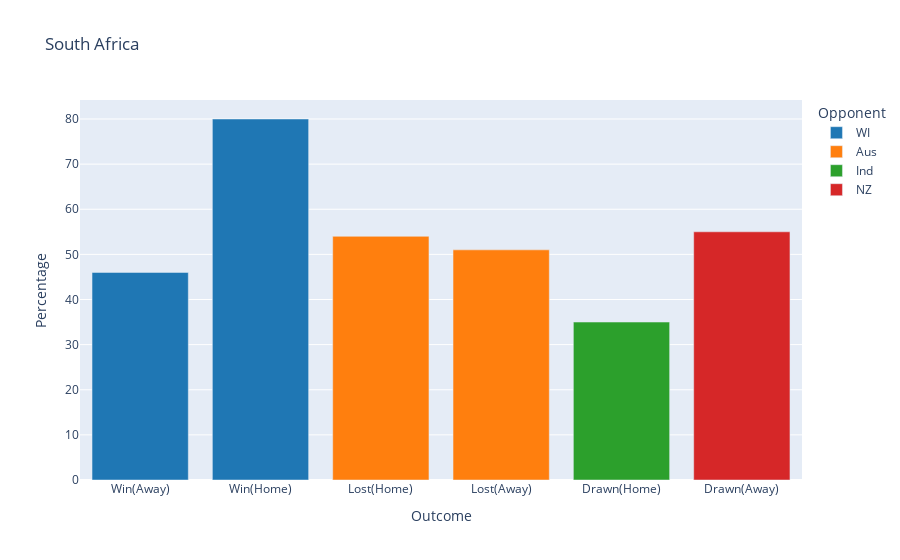

The code cell stored with this chart in its notebook:
### Code cell
px.bar(SAfricadf,x='Column',y='Percentage',color ='Opponent',color_discrete_sequence=px.colors.qualitative.D3,title='South Africa',labels={'Column':'Outcome'})

### Figure 1 — Plotly figure (JSON) as saved in the notebook; plotly's stock layout.template omitted (floating-point values rounded to 4 significant figures)
{"data": [{"alignmentgroup": "True", "hovertemplate": "Opponent=WI<br>Outcome=%{x}<br>Percentage=%{y}<extra></extra>", "legendgroup": "WI", "marker": {"color": "#1F77B4"}, "name": "WI", "offsetgroup": "WI", "orientation": "v", "showlegend": true, "textposition": "auto", "type": "bar", "x": ["Win(Away)", "Win(Home)"], "xaxis": "x", "y": [46, 80], "yaxis": "y"}, {"alignmentgroup": "True", "hovertemplate": "Opponent=Aus<br>Outcome=%{x}<br>Percentage=%{y}<extra></extra>", "legendgroup": "Aus", "marker": {"color": "#FF7F0E"}, "name": "Aus", "offsetgroup": "Aus", "orientation": "v", "showlegend": true, "textposition": "auto", "type": "bar", "x": ["Lost(Home)", "Lost(Away)"], "xaxis": "x", "y": [54, 51], "yaxis": "y"}, {"alignmentgroup": "True", "hovertemplate": "Opponent=Ind<br>Outcome=%{x}<br>Percentage=%{y}<extra></extra>", "legendgroup": "Ind", "marker": {"color": "#2CA02C"}, "name": "Ind", "offsetgroup": "Ind", "orientation": "v", "showlegend": true, "textposition": "auto", "type": "bar", "x": ["Drawn(Home)"], "xaxis": "x", "y": [35], "yaxis": "y"}, {"alignmentgroup": "True", "hovertemplate": "Opponent=NZ<br>Outcome=%{x}<br>Percentage=%{y}<extra></extra>", "legendgroup": "NZ", "marker": {"color": "#D62728"}, "name": "NZ", "offsetgroup": "NZ", "orientation": "v", "showlegend": true, "textposition": "auto", "type": "bar", "x": ["Drawn(Away)"], "xaxis": "x", "y": [55], "yaxis": "y"}], "layout": {"barmode": "relative", "legend": {"title": {"text": "Opponent"}, "tracegroupgap": 0}, "title": {"text": "South Africa"}, "xaxis": {"anchor": "y", "domain": [0, 1], "title": {"text": "Outcome"}}, "yaxis": {"anchor": "x", "domain": [0, 1], "title": {"text": "Percentage"}}}}
